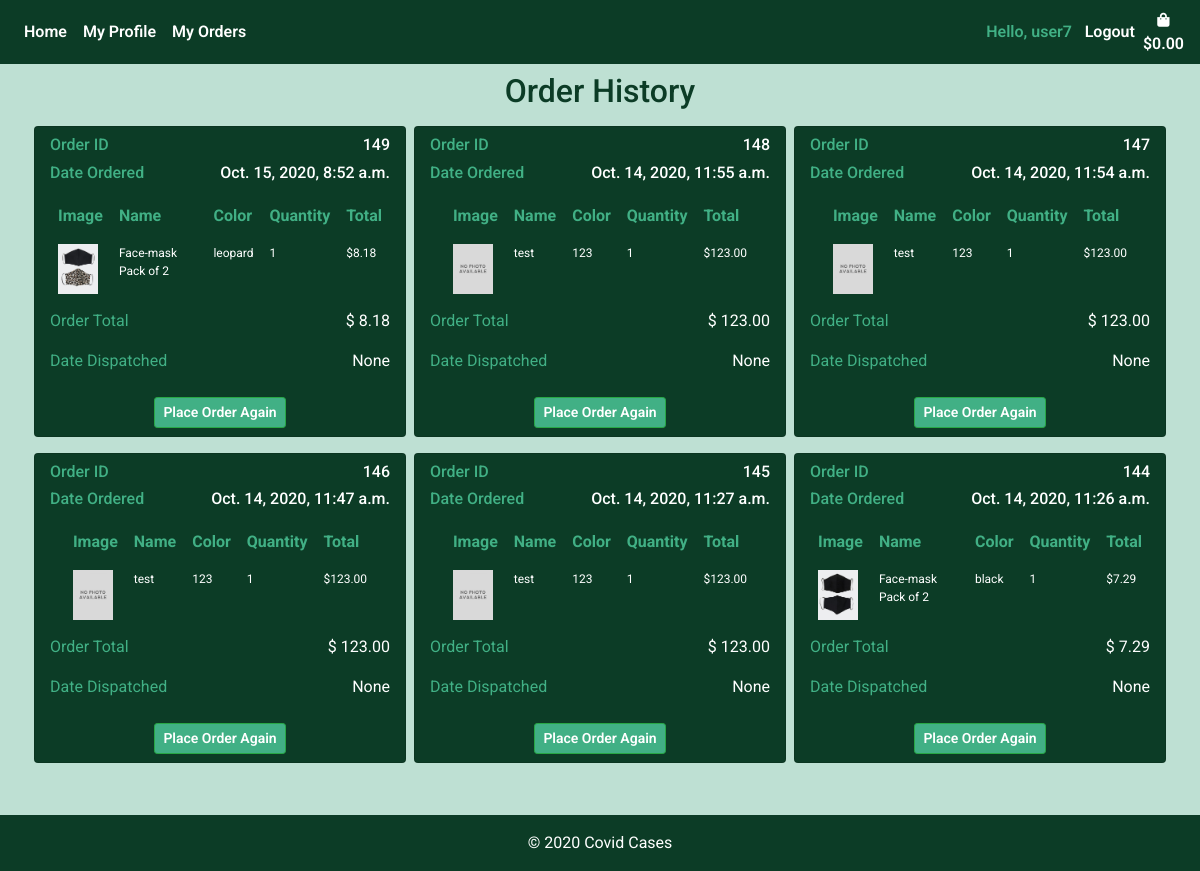
The page /bag/order_history/ (signed in) on the database its author committed.
### shopping_bag/models.py (models this page shows)
class Order(models.Model):
    customer_profile = models.ForeignKey(Customer, on_delete=models.SET_NULL, null=True, blank=True)
    stripe_pid = models.CharField(max_length=settings.CONST_PROFILE_ATTR, null=False, blank=False, default='')
    ordered_date = models.DateTimeField(auto_now_add=True)
    order_total = models.DecimalField(max_digits=6, decimal_places=2, null=True)
    order_confirmed = models.BooleanField(default=False)
    date_dispatched = models.DateTimeField(null=True)

class OrderItem(models.Model):
    item = models.ForeignKey(Product, on_delete=models.CASCADE)
    order = models.ForeignKey(Order, on_delete=models.CASCADE)
    quantity = models.IntegerField(null=True , editable=True, default=0)
    def line_total(self):
        return self.quantity * self.item.price

### products/models.py (models this page shows, shortened)
class Product(models.Model):
    product_name = models.CharField(max_length=settings.CONST_PROFILE_ATTR)
    color = models.CharField(max_length=settings.CONST_PROFILE_ATTR)
    price = models.DecimalField(max_digits=6, decimal_places=2)
    image = ResizedImageField(size=[400, 500], crop=['middle', 'center'],quality=100, upload_to='', default='noimage.jpeg')
    image_2 = ResizedImageField(size=[400, 500], crop=['middle', 'center'],quality=100, upload_to='', default='noimage.jpeg', null=True)
    number_in_stock = models.IntegerField(null=True , editable=True, default=0)
    is_active = models.BooleanField(default=True, null=True)
    created_by = models.CharField(max_length=settings.CONST_PROFILE_ATTR, null=True)
    created_date = models.TimeField(auto_now_add=True, null=True)
    supplier = models.ForeignKey(Supplier, on_delete=models.CASCADE, null=True)
    is_deleted = models.BooleanField(default=False, null=True)

### shopping_bag/views.py (the view)
# urls.py: path("order_history/", views.order_history, name="order_history"),
@login_required
def order_history(request):
    customer = Customer.objects.filter(email=request.user.email).first()
    all_orders = Order.objects.filter(customer_profile=customer).order_by("-ordered_date")
    customers_orders = []
    for item in all_orders:
        order_items = OrderItem.objects.filter(order=item.id)
        customers_order = {
            "order": item,
            "order_items": list(order_items),
        }
        customers_orders.append(customers_order)
    context = {
        "customer": customer,
        "customers_order": customers_orders,
    }
    return render(request, "shopping_bag/order_history.html", context)

### shopping_bag/templates/shopping_bag/order_history.html (shortened to what this page needs)
{% extends 'base.html'%}
{% load static %}
{% load tz %}
{% block content %}
<div class="container">
    <h2 class="text-center mt-2">Order History</h2>
    <div class="row">
        {% for order in customers_order %}
        {% if order.order_items %}
        <div class="card col-sm-12 col-md-6 col-lg-4 col-xl-4 mt-2 mb-2 mx-auto" style="max-width:23.25rem;">
                    <h6 class="mt-2"><span class="order-confirmed-label">Order ID </span> <span class="float-right">{{ order.order.id }}</span></h6>
                    {% localtime on %}
                    <h6><span class="order-confirmed-label">Date Ordered</span> <span class="float-right">{{ order.order.ordered_date }}</span></h6>
                    {% endlocaltime %}
                    <div class="h-100" style=>
                        <table class="table table-borderless order-confirmed-table">
                            <thead>
                                <tr>
                                <th class="" scope="col">Image</th>
                                <th scope="col">Name</th>
                                <th scope="col">Color</th>
                                <th scope="col">Quantity</th>
                                <th scope="col">Total</th>
                                </tr>
                            </thead>
                            <tbody>
                                {% for item in order.order_items %}
                                <tr>
                                <td class="" ><img class="img-fluid" style="max-width: 2.5rem;" src="{{ MEDIA_URL }}{{ item.item.image }}"/></td>
                                <td>{{ item.item.product_name }}</td>
                                <td>{{ item.item.color }}</td>
                                <td>{{ item.quantity }}</td>
                                <td>${{ item.line_total }}</td>
                                </tr>
                                {% endfor %}
                            </tbody>
                        </table>
                        <div class="" style="vertical-align:bottom;">
                            <p><span class="order-confirmed-label">Order Total</span> <span class="float-right">$ {{ order.order.order_total }}</span></p>
                            <p><span class="order-confirmed-label">Date Dispatched</span> <span class="float-right">{{ order.order.date_dispatched }}</span></p>
                            <div class="text-center mx-auto">
                                <a class="btn btn-success btn-sm m-2" href="{% url 'place_order_again' order.order.id %}">Place Order Again</a>
                            </div>
                        </div>
                    </div>
        </div>
        {% endif %}
        {% endfor %}
    </div>
</div>
{% endblock %}

### templates/base.html (shortened to what this page needs)
{% load static %}
<!DOCTYPE html>
<html lang="en">
<head>
    {% block corecss %}
    <link rel="stylesheet" href="https://stackpath.bootstrapcdn.com/bootstrap/4.5.2/css/bootstrap.min.css"
>
    <link rel="stylesheet" href="https://use.fontawesome.com/releases/v5.6.1/css/all.css">
    <link rel="stylesheet" href="{% static 'css/base.css' %}">
    {% endblock %}
</head>
<body>
    <nav class="navbar navbar-expand-md navbar-light navbar-bg" style="height:100%;">
        <div class="collapse navbar-collapse" id="navbarCollapse">
            <div class="navbar-nav">
                <a href="{% url 'products' %}" class="nav-item nav-link active">Home</a>
                {% if user.is_authenticated %}
                    <a href="{% url 'edit_profile' %}" class="nav-item nav-link">My Profile</a>
                    <a href="{% url 'order_history' %}" class="nav-item nav-link">My Orders</a>
                {% endif %}
            </div>
            <div class="navbar-nav ml-auto">
                {% if user.is_authenticated %}
                    <span class="nav-item hello-msg">Hello, {{ request.user.first_name }}</span>
                    <a href="{% url 'logout_user' %}" class="nav-item nav-link">Logout</a>
                {% else %}
                    <a href="{% url 'login_page' %}" class="nav-item nav-link">Login</a>
                    <a href="{% url 'sign_up' %}" class="nav-item nav-link">Sign up</a>
                {% endif%}
                <a class="d-none d-md-inline-block d-lg-inline-block d-xl-inline-block {% if grand_total %} font-weight-bold{% else %}text-black{% endif %} nav-link nav-item"
                        href="{% url 'view_bag' %}" style="padding:0;">
                        <div class="text-center ">
                            <div><i class="fas fa-shopping-bag fa-sm"></i></div>
                            <p class="mt-0 px-0" style="margin:0;">
                                {% if request.session.grand_total %}
                                    ${{ request.session.grand_total |floatformat:2 }}
                                {% else %}
                                    $0.00
                                {% endif %}
                            </p>
                        </div>
                    </a>
            </div>
        </div>
    </nav>
    {% block content %}
    {% endblock%}
    <footer class="page-footer font-small fixed-bottom">
        <div class="footer-copyright text-center py-3">
            © 2020 <span>Covid Cases</span>
        </div>
    </footer>
</body>
</html>

### static/css/base.css (style rules this page uses)
body { background-color: #bee0d3; color: #0C3C26; font-family: 'Roboto', sans-serif; margin: 0; padding: 0; padding-bottom: 3.75rem; margin: 0 0 2.5rem; }
html { position: relative; min-height: 100%; }
.navbar-bg { background-color: #0C3C26; }
a { color: #fff; }
.btn { font-weight: 600; }
.navbar-light .navbar-nav .nav-link.active { color: #fff; font-weight: 600; }
.navbar-light .navbar-nav .nav-link { color: #fff; font-weight: 600; margin: auto; }
.page-footer { background: #0C3C26; width: 100%; color: #fff; position: absolute; }
a { color: #fff; font-weight: 600; }
.hello-msg { color: #41b085; margin-top: auto; margin-bottom: auto; text-align: center; margin-right: 0.3rem; font-weight: 600; }
.card { background:#0C3C26; color:#fff; }
.btn-success { background: #41b085 !important; color: #fff !important; font-weight: 600; }
.order-confirmed-table { color: #fff; width: auto; margin: auto; margin-bottom: .4rem; margin-top: .4rem; }
.order-confirmed-table th { color: #41b085; font-size: 1rem; padding: .5rem }
.order-confirmed-table td { font-size: 0.75rem; padding: .5rem }
.order-confirmed-label { color: #41b085; }

### rows shown on the page
Order: order.id "149", order.ordered_date "Oct. 15, 2020, 8:52 a.m.", order.order_total "8.18", order.date_dispatched "None"
OrderItem: item.image (picture), item.product_name "Face-mask Pack of 2", item.color "leopard", quantity "1", line_total "8.18"
Order: order.id "148", order.ordered_date "Oct. 14, 2020, 11:55 a.m.", order.order_total "123.00", order.date_dispatched "None"
OrderItem: item.image (placeholder picture), item.product_name "test", item.color "123", quantity "1", line_total "123.00"
Order: order.id "147", order.ordered_date "Oct. 14, 2020, 11:54 a.m.", order.order_total "123.00", order.date_dispatched "None"
OrderItem: item.image (placeholder picture), item.product_name "test", item.color "123", quantity "1", line_total "123.00"
Order: order.id "146", order.ordered_date "Oct. 14, 2020, 11:47 a.m.", order.order_total "123.00", order.date_dispatched "None"
OrderItem: item.image (placeholder picture), item.product_name "test", item.color "123", quantity "1", line_total "123.00"
Order: order.id "145", order.ordered_date "Oct. 14, 2020, 11:27 a.m.", order.order_total "123.00", order.date_dispatched "None"
OrderItem: item.image (placeholder picture), item.product_name "test", item.color "123", quantity "1", line_total "123.00"
Order: order.id "144", order.ordered_date "Oct. 14, 2020, 11:26 a.m.", order.order_total "7.29", order.date_dispatched "None"
OrderItem: item.image (picture), item.product_name "Face-mask Pack of 2", item.color "black", quantity "1", line_total "7.29"

### other values the page prints
{{ request.user.first_name }} "user7"
